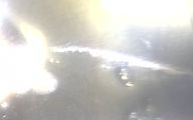
#> input picture image_data/all/cosmic/240628201555.jpg, 193 x 120 px; its folder holds only this picture in this run
$ python rotate_img.py
#> lines starting #> are read from the running program, lines starting #| are printed output that depends on the picture
import os
from PIL import Image


def augment(image_path, output_dir):
    """
    画像を回転および反転させて保存する
    """
#> called with image_path = './image_data/all/cosmic/240628201555.jpg', output_dir = './image_data/all/cosmic'
    image = Image.open(image_path)
#> image is the input picture: PIL image 193x120 RGB; mean R, G, B 202.8, 201.4, 197.2
    base_name = os.path.splitext(os.path.basename(image_path))[0]

    # 90度回転
    rotated_90 = image.rotate(90)
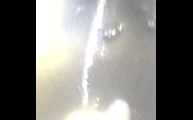
#> rotated_90: PIL image 193x120 RGB; mean R, G, B 126, 125.1, 121.2
    rotated_90.save(os.path.join(output_dir, base_name + "_rotated_90.jpg"))

    # 180度回転
    rotated_180 = image.rotate(180)
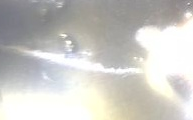
#> rotated_180: PIL image 193x120 RGB; mean R, G, B 202.8, 201.4, 197.2
    rotated_180.save(os.path.join(output_dir, base_name + "_rotated_180.jpg"))

    # 270度回転
    rotated_270 = image.rotate(270)
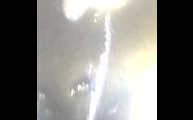
#> rotated_270: PIL image 193x120 RGB; mean R, G, B 126, 125.1, 121.2
    rotated_270.save(os.path.join(output_dir, base_name + "_rotated_270.jpg"))

    # 左右反転
    flipped_lr = image.transpose(Image.FLIP_LEFT_RIGHT)
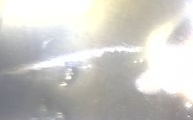
#> flipped_lr: PIL image 193x120 RGB; mean R, G, B 202.8, 201.4, 197.2
    flipped_lr.save(os.path.join(output_dir, base_name + "_flipped_lr.jpg"))

    # 上下反転
    flipped_ud = image.transpose(Image.FLIP_TOP_BOTTOM)
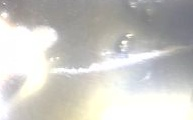
#> flipped_ud: PIL image 193x120 RGB; mean R, G, B 202.8, 201.4, 197.2
    flipped_ud.save(os.path.join(output_dir, base_name + "_flipped_ud.jpg"))


def augment_directory(directory):
    """
    指定されたディレクトリ内のすべての画像を回転および反転させる
    """
    for filename in os.listdir(directory):
        if filename.endswith(".jpg") or filename.endswith(".jpeg"):
            # 拡張された画像を再度読み込まないように、オリジナルの画像だけを処理
            if "rotated" not in filename and "flipped" not in filename:
                image_path = os.path.join(directory, filename)
                augment(image_path, directory)
                print(f"Processed {filename}")


if __name__ == "__main__":
    directory = "./image_data/all/cosmic"
    # directory = "./image_data/all/noise"
    # directory = "./image_data/all/alpha"
    augment_directory(directory)

$ run again, on image_data/all/cosmic/240628201916.jpg
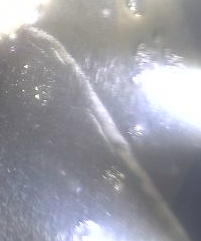
#> input picture image_data/all/cosmic/240628201916.jpg, 201 x 241 px
#> in augment, image is the input picture: PIL image 201x241 RGB; mean R, G, B 156.9, 157.4, 164.8
#> in augment, `flipped_lr = image.transpose(Image.FLIP_LEFT_RIGHT)`:
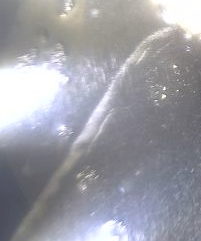
#> flipped_lr: PIL image 201x241 RGB; mean R, G, B 156.9, 157.4, 164.8
#> in augment, `flipped_ud = image.transpose(Image.FLIP_TOP_BOTTOM)`:
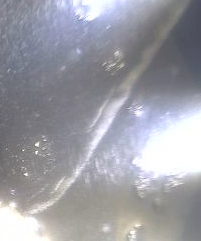
#> flipped_ud: PIL image 201x241 RGB; mean R, G, B 156.9, 157.4, 164.8

$ run again, on image_data/all/cosmic/240710134714.jpg
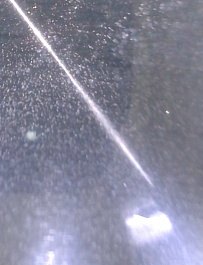
#> input picture image_data/all/cosmic/240710134714.jpg, 203 x 265 px
#> in augment, image is the input picture: PIL image 203x265 RGB; mean R, G, B 134.5, 135, 154.5
#> in augment, `rotated_270 = image.rotate(270)`:
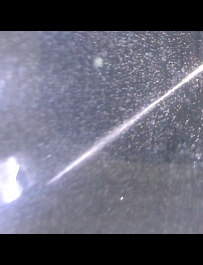
#> rotated_270: PIL image 203x265 RGB; mean R, G, B 100.7, 101.1, 115.2
#> in augment, `flipped_ud = image.transpose(Image.FLIP_TOP_BOTTOM)`:
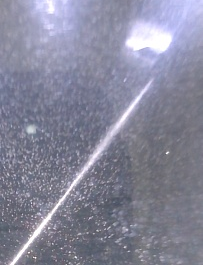
#> flipped_ud: PIL image 203x265 RGB; mean R, G, B 134.5, 135, 154.5
